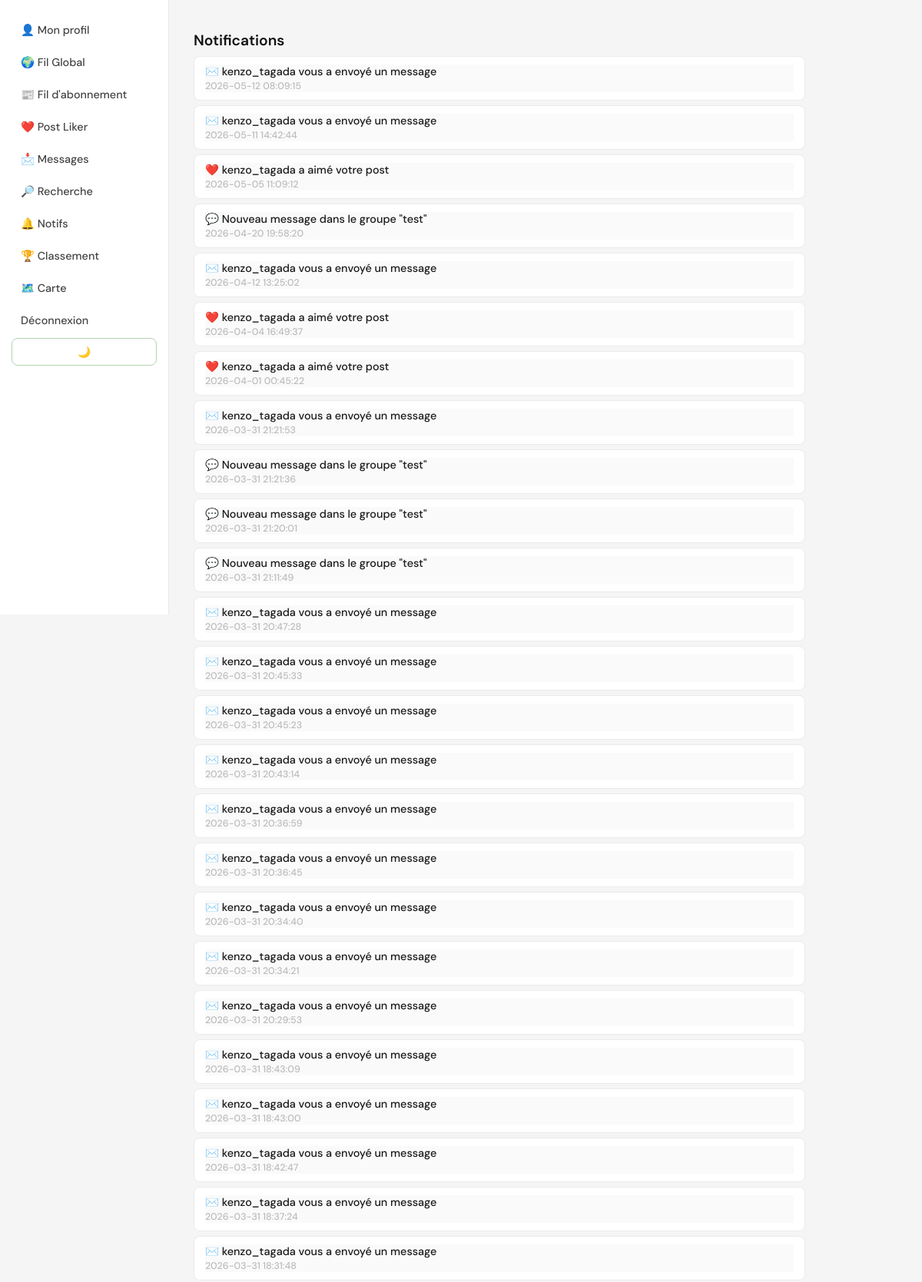
The app's page /notifications (signed in, upper part) with its own data.
### tables this page shows
CREATE TABLE notifications (
            id INTEGER PRIMARY KEY AUTOINCREMENT,
            user_id INTEGER,            -- Utilisateur qui reçoit la notification
            type TEXT,                  -- 'like_post', 'like_comment', 'comment', 'follow'
            ref_id INTEGER,             -- ID du post/comment ou follower
            seen INTEGER DEFAULT 0,     -- 0 = non lu, 1 = lu
            created_at TIMESTAMP, from_user_id INTEGER, from_username TEXT, post_id INTEGER, comment_id INTEGER, is_read INTEGER DEFAULT 0, read INTEGER DEFAULT 0, content TEXT DEFAULT '',
            FOREIGN KEY(user_id) REFERENCES users(id)
        );

### __init__.py (the view)
@app.route('/notifications')
def notifications():
    if 'user_id' not in session:
        return redirect(url_for('connexion'))
    user_id = session['user_id']
    conn = get_db_connection()
    cursor = conn.cursor()
    cursor.execute('''
        SELECT
            n.*,
            g.name AS group_name
        FROM notifications n
        LEFT JOIN groupes g ON n.type = 'group_message' AND n.ref_id = g.id
        WHERE n.user_id = ?
        ORDER BY n.created_at DESC
    ''', (user_id,))
    raw_notifications = cursor.fetchall()
    cursor.execute(
        'UPDATE notifications SET seen = 1 WHERE user_id = ? AND seen = 0',
        (user_id,)
    )
    conn.commit()
    notifications_list = []
    for n in raw_notifications:
        notif = dict(n)
        from_user_id = notif.get('from_user_id')
        if from_user_id:
            cursor.execute('SELECT username FROM users WHERE id = ?', (from_user_id,))
            user_row = cursor.fetchone()
            notif['from_username'] = user_row['username'] if user_row else f"Utilisateur #{from_user_id}"
        else:
            notif['from_username'] = 'Système'
        if notif['type'] == 'message' and from_user_id:
            notif['conversation_link'] = url_for('message', receiver_id=from_user_id)
        elif notif['type'] == 'group_message' and notif.get('ref_id'):
            notif['conversation_link'] = url_for('groupe_page', group_id=notif['ref_id'])
        else:
            notif['conversation_link'] = None
        notifications_list.append(notif)
    cursor.close()
    conn.close()
    return render_template('notifications.html', notifications=notifications_list)

### __init__.py (called while the page is built)
def to_paris_time(utc_string):
    if not utc_string:
        return ""
    utc = pytz.utc
    paris = pytz.timezone('Europe/Paris')
    dt = datetime.strptime(utc_string, '%Y-%m-%d %H:%M:%S')
    dt = utc.localize(dt)
    paris_dt = dt.astimezone(paris)
    return paris_dt.strftime('%Y-%m-%d %H:%M:%S')

def get_db_connection():
    conn = sqlite3.connect(DB_PATH)
    conn.row_factory = sqlite3.Row
    conn.execute("PRAGMA foreign_keys = ON")
    conn.execute("PRAGMA journal_mode=WAL")
    return conn

### templates/notifications.html (shortened to what this page needs)
<!DOCTYPE html>
<html lang="fr">
<head>
    <link rel="stylesheet" href="{{ url_for('static', filename='notifications.css') }}">
</head>
<body>
<header>
    <nav>
        <a href="{{ url_for('profil') }}">👤 Mon profil</a>
		<a href="{{ url_for('feed_global') }}">🌍 Fil Global</a>
        <a href="{{ url_for('feed_abonnement') }}">📰 Fil d'abonnement</a>
		<a href="{{ url_for('posts_likes') }}">❤️ Post Liker</a>
        <a href="{{ url_for('messagerie') }}">📩 Messages</a>
		<a href="{{ url_for('recherche') }}">🔎 Recherche</a>
        <a href="{{ url_for('notifications') }}">🔔 Notifs</a>
        <a href="{{ url_for('leaderboard') }}">🏆 Classement</a>
        <a href="{{ url_for('carte') }}">🗺️ Carte</a>
        <a href="{{ url_for('deconnexion') }}">Déconnexion</a>
		<button id="themeToggle">🌙</button>
    </nav>
</header>
<main>
<h2>Notifications</h2>
<ul>
{% if notifications %}
    {% for n in notifications %}
        {% set status_class = 'unread' if not n.get('seen') else 'read' %}
        {% set username = n.get('from_username') or 'Utilisateur inconnu' %}
        {% set link = n.get('conversation_link') %}
        {% set text = '' %}
        {% if n.get('type') == 'like_post' %}
            {% set text = '❤️ ' ~ username ~ ' a aimé votre post' %}
            {% if n.get('from_user_id') and not link %}
                {% set link = url_for('profil_public', user_id=n.from_user_id) %}
            {% endif %}
        {% elif n.get('type') == 'comment' %}
            {% set text = '💬 ' ~ username ~ ' a commenté votre post' %}
            {% if n.get('from_user_id') and not link %}
                {% set link = url_for('profil_public', user_id=n.from_user_id) %}
            {% endif %}
        {% elif n.get('type') == 'follow' %}
            {% set text = '👤 ' ~ username ~ ' vous suit' %}
        {% elif n.get('type') == 'message' %}
            {% set text = '✉️ ' ~ username ~ ' vous a envoyé un message' %}
            {% if n.get('from_user_id') and not link %}
                {% set link = url_for('message', receiver_id=n.from_user_id) %}
            {% endif %}
        {% elif n.get('type') == 'group_message' %}
            {% set text = '💬 Nouveau message dans le groupe "' ~ (n.get('group_name') or 'Groupe') ~ '"' %}
            {% if not link %}
                {% set link = url_for('groupe_page', group_id=n.get('ref_id')) %}
            {% endif %}
        {% else %}
            {% set text = n.get('content') or '' %}
        {% endif %}
        <li>
            {% if link %}
                <a href="{{ link }}" class="notification-link {{ status_class }}">
                    {{ text }}<br><small>{{ n.get('created_at') | paris_time }}</small>
                </a>
            {% else %}
                <span class="notification-link {{ status_class }}">
                    {{ text }}<br><small>{{ n.get('created_at') | paris_time }}</small>
                </span>
            {% endif %}
        </li>
    {% endfor %}
{% else %}
    <li>Aucune notification</li>
{% endif %}
</ul>
</main>
</body>
</html>

### static/notifications.css (style rules this page uses)
*, *::before, *::after { box-sizing: border-box; margin: 0; padding: 0; }
body { font-family: 'DM Sans', sans-serif; background-color: #f5f5f5; color: #1a1a1a; display: flex; min-height: 100vh; }
header { background-color: #fff; padding: 20px 15px; border-right: 1px solid #e8e8e8; position: fixed; left: 0; top: 0; height: 100vh; width: 220px; overflow-y: auto; z-index: 100; }
nav { display: flex; flex-direction: column; gap: 4px; }
nav a { color: #444; text-decoration: none; font-weight: 500; font-size: 0.9rem; padding: 10px 12px; border-radius: 8px; transition: background 0.15s, color 0.15s; display: block; }
main { margin-left: 220px; flex: 1; padding: 24px 32px; min-height: 100vh; max-width: 860px; }
h2 { font-size: 1.2rem; font-weight: 600; color: #111; margin: 1rem 0 0.5rem; }
a { color: #3d7a55; font-weight: 500; text-decoration: none; transition: color 0.2s; }
button, button[type="submit"] { padding: 0.5rem 1.1rem; background: #fff; color: #1a1a1a; border: 1.5px solid #b4d3b2; border-radius: 8px; font-family: 'DM Sans', sans-serif; font-size: 0.87rem; font-weight: 500; cursor: pointer; transition: background 0.2s, border-color 0.2s; }
ul { list-style: none; padding: 0; }
ul li { display: flex; align-items: center; padding: 10px 12px; margin-bottom: 6px; background: #fff; border-radius: 8px; border: 1px solid #ebebeb; font-size: 0.9rem; gap: 8px; }
ul li a { color: #1a1a1a; }
ul li { padding: 10px 14px; border-radius: 8px; background: #fff; border: 1px solid #ebebeb; display: block; font-size: 0.9rem; }
.read { background: #fafafa; color: #888; }
a.notification-link, span.notification-link { display: block; color: #1a1a1a; text-decoration: none; }
small { color: #bbb; font-size: 0.78rem; }

### records on screen
notifications: get|paris_time "2026-05-12 08:09:15"
notifications: get|paris_time "2026-05-11 14:42:44"
notifications: get|paris_time "2026-05-05 11:09:12"
notifications: get|paris_time "2026-04-20 19:58:20"
notifications: get|paris_time "2026-04-12 13:25:02"
notifications: get|paris_time "2026-04-04 16:49:37"
notifications: get|paris_time "2026-04-01 00:45:22"
notifications: get|paris_time "2026-03-31 21:21:53"
notifications: get|paris_time "2026-03-31 21:21:36"
notifications: get|paris_time "2026-03-31 21:20:01"
notifications: get|paris_time "2026-03-31 21:11:49"
notifications: get|paris_time "2026-03-31 20:47:28"
notifications: get|paris_time "2026-03-31 20:45:33"
notifications: get|paris_time "2026-03-31 20:45:23"
notifications: get|paris_time "2026-03-31 20:43:14"
notifications: get|paris_time "2026-03-31 20:36:59"
notifications: get|paris_time "2026-03-31 20:36:45"
notifications: get|paris_time "2026-03-31 20:34:40"
notifications: get|paris_time "2026-03-31 20:34:21"
notifications: get|paris_time "2026-03-31 20:29:53"
notifications: get|paris_time "2026-03-31 18:43:09"
notifications: get|paris_time "2026-03-31 18:43:00"
notifications: get|paris_time "2026-03-31 18:42:47"
notifications: get|paris_time "2026-03-31 18:37:24"
notifications: get|paris_time "2026-03-31 18:31:48"

### other values on screen
{{ text }} "✉️ kenzo_tagada vous a envoyé un message" "✉️ kenzo_tagada vous a envoyé un message" "❤️ kenzo_tagada a aimé votre post" "💬 Nouveau message dans le groupe \"test\"" "✉️ kenzo_tagada vous a envoyé un message" "❤️ kenzo_tagada a aimé votre post" "❤️ kenzo_tagada a aimé votre post" "✉️ kenzo_tagada vous a envoyé un message" "💬 Nouveau message dans le groupe \"test\"" "💬 Nouveau message dans le groupe \"test\"" "💬 Nouveau message dans le groupe \"test\"" "✉️ kenzo_tagada vous a envoyé un message" "✉️ kenzo_tagada vous a envoyé un message" "✉️ kenzo_tagada vous a envoyé un message" "✉️ kenzo_tagada vous a envoyé un message" "✉️ kenzo_tagada vous a envoyé un message" "✉️ kenzo_tagada vous a envoyé un message" "✉️ kenzo_tagada vous a envoyé un message" "✉️ kenzo_tagada vous a envoyé un message" "✉️ kenzo_tagada vous a envoyé un message" "✉️ kenzo_tagada vous a envoyé un message" "✉️ kenzo_tagada vous a envoyé un message" "✉️ kenzo_tagada vous a envoyé un message" "✉️ kenzo_tagada vous a envoyé un message" "✉️ kenzo_tagada vous a envoyé un message"
